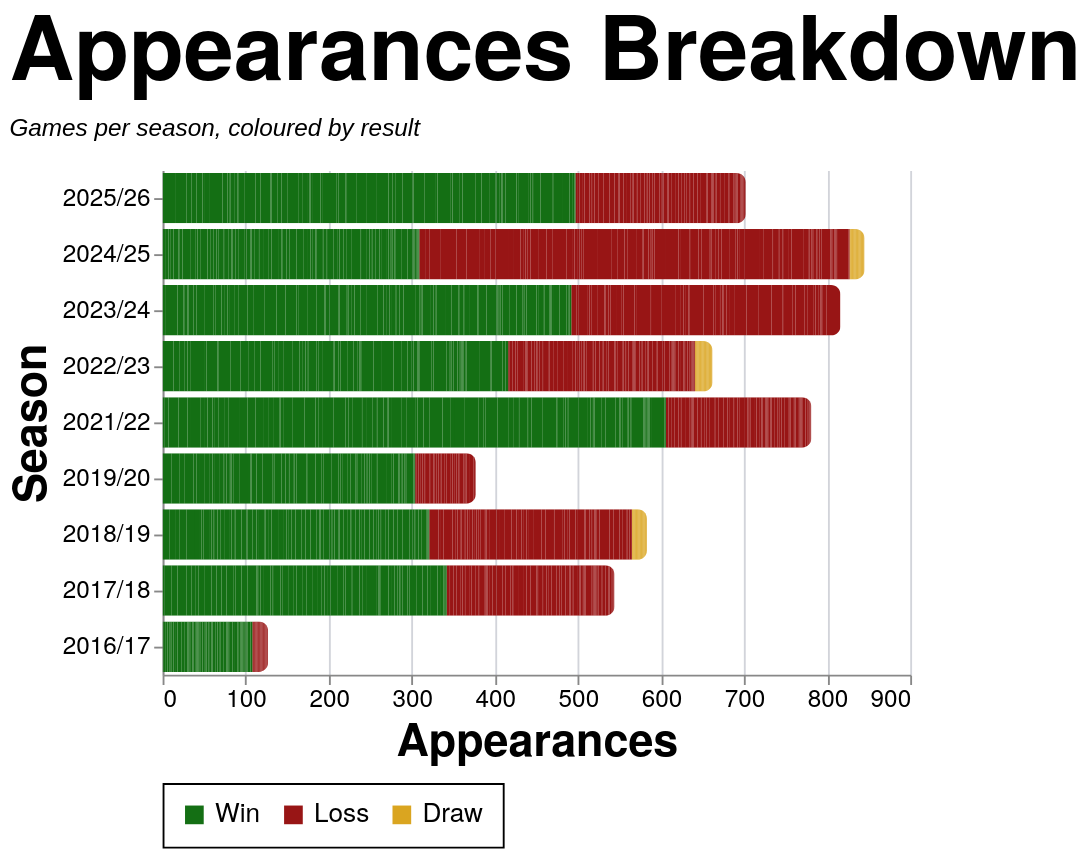

This figure's Vega-Lite source:
### Vega-Lite specification from a JSON file in a GitHub repository (floating-point values rounded to 4 significant figures; data arrays with more than 128 entries replaced by an {"elided": "..."} marker saying what was removed)
{"config": {"axis": {"labelFont": "PT Sans Narrow, Helvetica Neue, Helvetica, Arial, sans-serif", "titleFont": "PT Sans Narrow, Helvetica Neue, Helvetica, Arial, sans-serif", "labelFontSize": 13, "titleFontSize": 24, "gridColor": "#202947", "gridOpacity": 0.2, "zindex": 1}, "text": {"font": "Lato, sans-serif"}, "bar": {"cornerRadiusEnd": 5}, "header": {"labelFont": "PT Sans Narrow, Helvetica Neue, Helvetica, Arial, sans-serif", "titleFont": "PT Sans Narrow, Helvetica Neue, Helvetica, Arial, sans-serif", "labelFontSize": 24, "titleFontSize": 28, "labelFontWeight": "bold", "orient": "left"}, "legend": {"labelFont": "PT Sans Narrow, Helvetica Neue, Helvetica, Arial, sans-serif", "titleFont": "PT Sans Narrow, Helvetica Neue, Helvetica, Arial, sans-serif", "labelFontSize": 14, "titleFontSize": 16, "titlePadding": 5, "fillColor": "white", "strokeColor": "black", "padding": 10, "titleFontWeight": "lighter", "titleFontStyle": "italic", "titleColor": "gray", "offset": 10}, "title": {"font": "PT Sans Narrow, Helvetica Neue, Helvetica, Arial, sans-serif", "fontSize": 48, "fontWeight": "bold", "anchor": "start", "align": "center", "titlePadding": 20, "subtitlePadding": 10, "subtitleFontSize": 13, "subtitleColor": "", "subtitleFontStyle": "italic", "offset": 15, "color": "black"}, "axisX": {"labelAngle": 0}, "facet": {"title": null, "header": null, "align": {"row": "each", "column": "each"}, "spacing": 10}, "resolve": {"scale": {"y": "independent", "facet": "independent"}}, "background": "transparent", "scale": {"offsetBandPaddingOuter": 0.2, "offsetBandPaddingInner": 0.1}, "view": {"stroke": null, "background": "transparent"}}, "data": {"name": "data-475e2df60f953f522f79370de5c8ba92"}, "mark": {"type": "bar"}, "encoding": {"color": {"field": "color_value", "legend": {"orient": "bottom", "title": null}, "scale": {"domain": ["Win", "Loss", "Draw"], "range": ["#146f14", "#981515", "goldenrod"]}, "sort": {"field": "sum(apps)", "op": "sum", "order": "descending"}, "type": "nominal"}, "tooltip": [{"field": "player", "title": "Player", "type": "nominal"}, {"field": "season", "title": "Season", "type": "nominal"}, {"field": "color_value", "title": "Group", "type": "nominal"}, {"aggregate": "sum", "field": "apps", "title": "Appearances", "type": "quantitative"}], "x": {"aggregate": "sum", "field": "apps", "title": "Appearances", "type": "quantitative"}, "y": {"field": "season", "sort": {"field": "season_sort", "op": "max", "order": "descending"}, "title": "Season", "type": "nominal"}}, "height": {"step": 30}, "title": {"text": "Appearances Breakdown", "subtitle": "Games per season, coloured by result"}, "width": 400, "$schema": "https://vega.github.io/schema/vega-lite/v5.20.1.json", "datasets": {"data-475e2df60f953f522f79370de5c8ba92": {"elided": "2509 records"}}}
